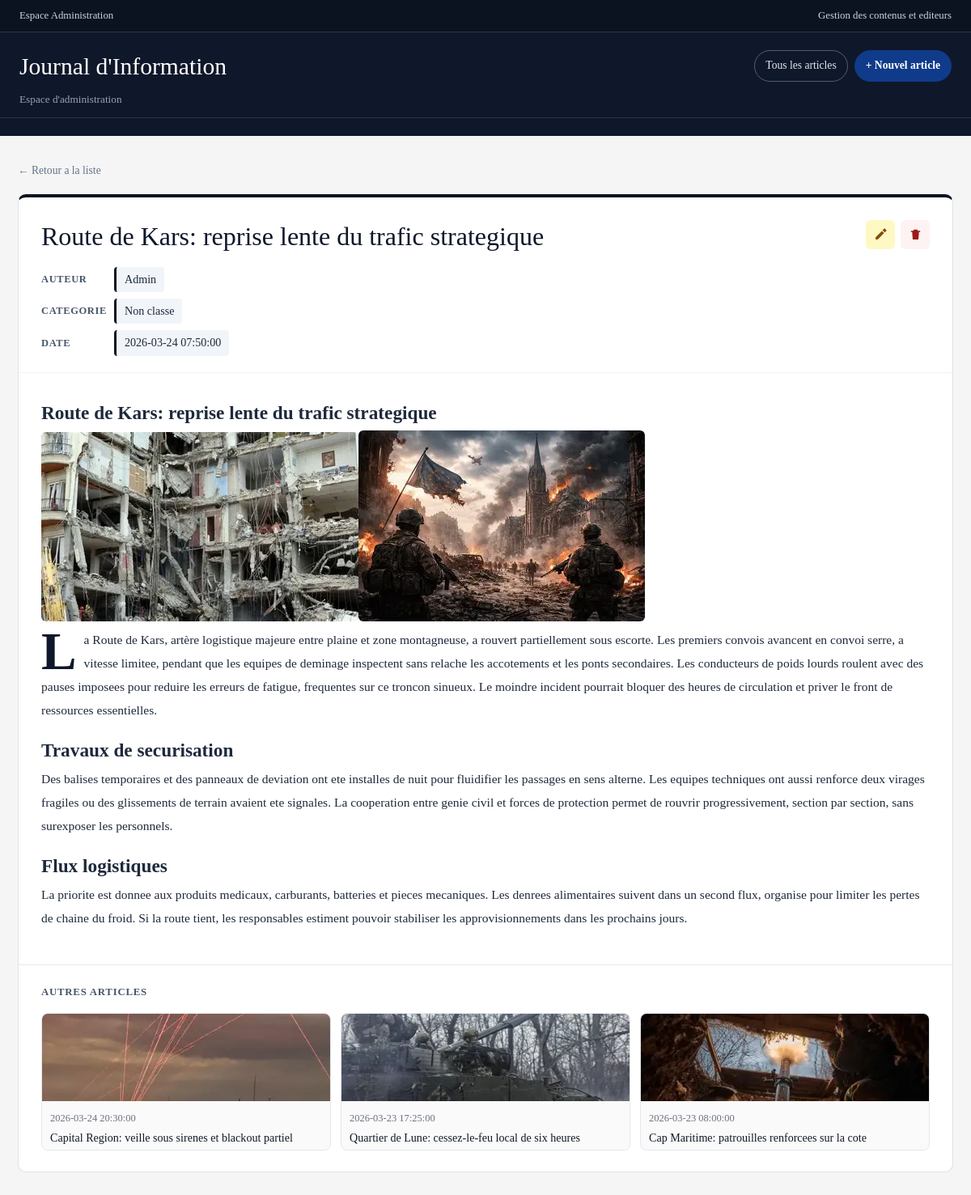
Page /simple-php-login/pages/article.php?id=9 (signed in) on the earlier database version.
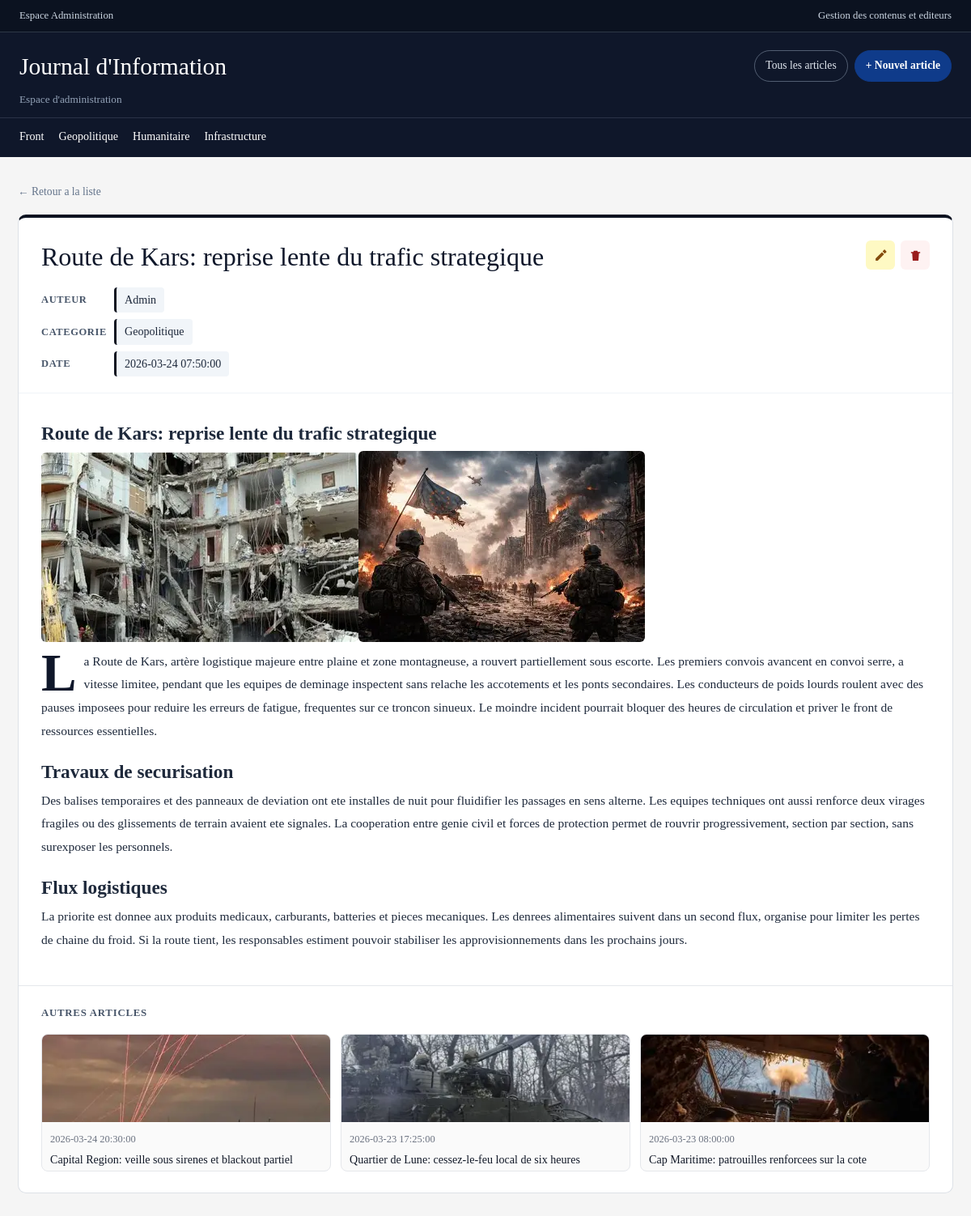
Same page on the later database version.
### tables this page shows
CREATE TABLE journal_info (
    id INT AUTO_INCREMENT PRIMARY KEY,
    id_admin INT NOT NULL,
    id_categorie INT NOT NULL DEFAULT 1,
    titre VARCHAR(255) NOT NULL,
    date DATETIME NOT NULL,
    details TEXT NOT NULL,
    CONSTRAINT fk_journal_info_admin FOREIGN KEY (id_admin) REFERENCES journal_user(id_user),
    CONSTRAINT fk_journal_info_categorie FOREIGN KEY (id_categorie) REFERENCES journal_categories(id_categorie)
);

CREATE TABLE journal_user (
    id_user INT AUTO_INCREMENT PRIMARY KEY,
    nom VARCHAR(100) NOT NULL,
    mdp VARCHAR(255) NOT NULL,
    mail VARCHAR(100) NOT NULL UNIQUE,
    is_admin BOOLEAN NOT NULL DEFAULT FALSE
);

CREATE TABLE journal_categories (
    id_categorie INT AUTO_INCREMENT PRIMARY KEY,
    nom_categorie VARCHAR(100) NOT NULL UNIQUE
);

### simple-php-login/pages/article.php (the view, shortened to what the changed rows need)
<?php
$articleId = max(0, (int) ($_GET['id'] ?? 0));
$article = null;
$categories = [];
$relatedArticles = [];
function normalize_image_src(string $src): string
{
    $src = trim($src);
    if (strpos($src, '/uploads/') === 0) {
        return str_replace('/uploads/', '/simple-php-login/uploads/', $src);
    }
    return $src;
}
function extract_first_image_from_details(string $details): string
{
    if (preg_match('/src=["\']([^"\']+)["\']/i', $details, $match) === 1) {
        return normalize_image_src((string) $match[1]);
    }
    return '';
}
try {
    $pdo = db_connect();
    $catStmt = $pdo->query('SELECT id_categorie, nom_categorie FROM journal_categories ORDER BY nom_categorie ASC');
    $categories = $catStmt->fetchAll();
    $stmt = $pdo->prepare('SELECT ji.*, ju.nom AS admin_nom, jc.nom_categorie FROM journal_info ji LEFT JOIN journal_user ju ON ji.id_admin = ju.id_user LEFT JOIN journal_categories jc ON ji.id_categorie = jc.id_categorie WHERE ji.id = :id LIMIT 1');
    $stmt->bindValue(':id', $articleId, PDO::PARAM_INT);
    $stmt->execute();
    $article = $stmt->fetch();
    $relatedStmt = $pdo->prepare('SELECT id, titre, date, details FROM journal_info WHERE id <> :id AND details LIKE :withImage ORDER BY date DESC LIMIT 3');
    $relatedStmt->bindValue(':id', $articleId, PDO::PARAM_INT);
    $relatedStmt->bindValue(':withImage', '%src=%');
    $relatedStmt->execute();
    $relatedRows = $relatedStmt->fetchAll();
    foreach ($relatedRows as $row) {
        $firstImage = extract_first_image_from_details((string) ($row['details'] ?? ''));
        $row['first_image'] = $firstImage;
        $relatedArticles[] = $row;
    }
} catch (Throwable $e) {
    $dbError = 'Erreur de connexion a la base de donnees.';
}
$articleDetailsHtml = '';
if (is_array($article) && isset($article['details'])) {
    $articleDetailsHtml = (string) $article['details'];
    $articleDetailsHtml = preg_replace_callback(
        '/(<img[^>]+src=["\'])([^"\']+)(["\'])/i',
        static function (array $matches): string {
            return $matches[1] . normalize_image_src((string) $matches[2]) . $matches[3];
        },
        $articleDetailsHtml
    ) ?? $articleDetailsHtml;
}
?>
<!DOCTYPE html>
<html lang="fr">
<head>
</head>
<body>
    <header class="site-header">
        <div class="header-top">
            <span>Espace Administration</span>
            <span>Gestion des contenus et editeurs</span>
        </div>
        <div class="header-main">
            <div>
            </div>
            <div class="header-actions">
            </div>
        </div>
        <div class="header-categories">
            <?php foreach ($categories as $headerCategory): ?>
                <a href="index.php?q=&category=<?= (int) $headerCategory['id_categorie'] ?>" class="category-link">
                    <?= htmlspecialchars((string) $headerCategory['nom_categorie'], ENT_QUOTES, 'UTF-8') ?>
                </a>
            <?php endforeach; ?>
        </div>
    </header>
    <main>
        <?php if ($article): ?>
            <article class="article-card">
                <div class="article-header">
                    <div>
                        <h1><?= htmlspecialchars((string) $article['titre'], ENT_QUOTES, 'UTF-8') ?></h1>
                        <div class="article-meta-list">
                            <div class="meta-item">
                                <span class="meta-label">Auteur</span>
                                <span class="meta-value"><?= htmlspecialchars((string) ($article['admin_nom'] ?? ('Admin #' . $article['id_admin'])), ENT_QUOTES, 'UTF-8') ?></span>
                            </div>
                            <div class="meta-item">
                                <span class="meta-label">Categorie</span>
                                <span class="meta-value"><?= htmlspecialchars((string) ($article['nom_categorie'] ?? 'Non classe'), ENT_QUOTES, 'UTF-8') ?></span>
                            </div>
                            <div class="meta-item">
                                <span class="meta-label">Date</span>
                                <span class="meta-value"><?= htmlspecialchars((string) $article['date'], ENT_QUOTES, 'UTF-8') ?></span>
                            </div>
                        </div>
                    </div>
                    <div class="article-actions-top">
                        <a href="edit.php?id=<?= (int) $article['id'] ?>" class="btn-icon btn-warning" title="Modifier" aria-label="Modifier">
                            <svg viewBox="0 0 24 24" aria-hidden="true"><path d="M3 17.25V21h3.75L17.81 9.94l-3.75-3.75L3 17.25zm18.71-11.04a1 1 0 0 0 0-1.42l-2.5-2.5a1 1 0 0 0-1.42 0L15.13 4.95l3.75 3.75 2.83-2.49z"/></svg>
                        </a>
                        <a href="delete.php?id=<?= (int) $article['id'] ?>" class="btn-icon btn-danger" title="Supprimer" aria-label="Supprimer" onclick="return confirm('Etes-vous sur de vouloir supprimer cet article ?')">
                            <svg viewBox="0 0 24 24" aria-hidden="true"><path d="M6 7h12l-1 14H7L6 7zm3-3h6l1 2h4v2H4V6h4l1-2z"/></svg>
                        </a>
                    </div>
                </div>
                <div class="article-content">
                    <?= $articleDetailsHtml ?>
                </div>
                <?php if (!empty($relatedArticles)): ?>
                    <div class="related-section">
                        <p class="related-title">Autres articles</p>
                        <div class="related-grid">
                            <?php foreach ($relatedArticles as $related): ?>
                                <article class="related-card">
                                    <a href="article.php?id=<?= (int) $related['id'] ?>" class="related-link">
                                        <img src="<?= htmlspecialchars((string) $related['first_image'], ENT_QUOTES, 'UTF-8') ?>" alt="Apercu article" class="related-thumb">
                                        <div class="related-body">
                                            <p class="related-date"><?= htmlspecialchars((string) ($related['date'] ?? ''), ENT_QUOTES, 'UTF-8') ?></p>
                                            <p class="related-name"><?= htmlspecialchars((string) ($related['titre'] ?? ''), ENT_QUOTES, 'UTF-8') ?></p>
                                        </div>
                                    </a>
                                </article>
                            <?php endforeach; ?>
                        </div>
                    </div>
                <?php endif; ?>
            </article>
        <?php endif; ?>
    </main>
</body>
</html>

Differences in the rows shown:
added journal_categories: nom_categorie "Front"
added journal_categories: nom_categorie "Geopolitique"
added journal_categories: nom_categorie "Humanitaire"
added journal_categories: nom_categorie "Infrastructure"
shown differently, row unchanged: journal_info "Route de Kars: reprise lente du trafic strategique": id_categorie.nom_categorie (not shown) → "Geopolitique"
Other differences:
$article['nom_categorie']: "Non classe" → (not shown)
